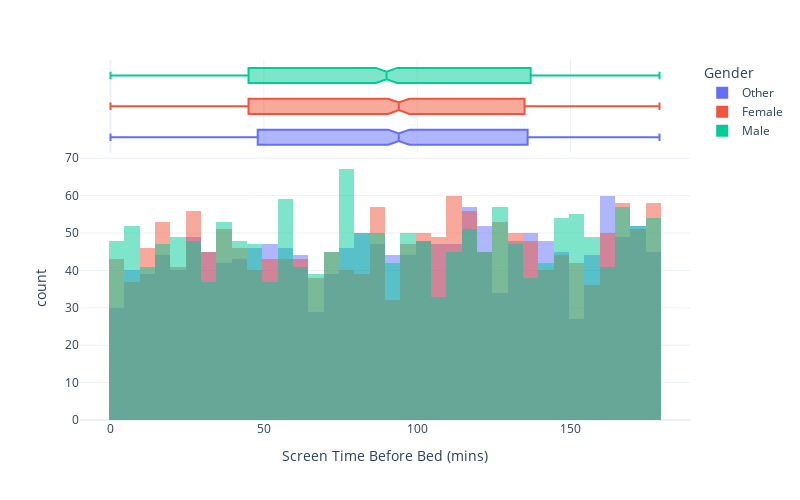

Here is the notebook cell this chart was saved with:
### Markdown cell above
#### Міри варіабельності

Показують наскільки згруповані/розсіяні значення даних відносно середнього.

- **Розмах** - найпростіша міра розкиду, що визначається як різниця між максимальним та мінімальним значеннями у вибірці. Дозволяє виявити аномально великі або аномально малі значення.

- **Дисперсія** - міра відхилення значень випадкової величини від центру розподілу.

![image-7.png](attachment:image-7.png)

Дисперсія **ще більше чутлива** до викидів ніж середнє

- **Стандартне або середньоквадратичне відхилення** - корінь квадратний із дисперсії. Чим менші дисперсія і СКВ, тим менше розкид значень вибірки відносно середнього, тим більше ми можемо довіряти показникам, оскільки вони більш точно будуть описувати генеральну сукупність або вибірку.

![image-9.png](attachment:image-9.png)

- **Коефіцієнт варіації** - статистичний оцінний показник, що характеризує співвідношення середньоквадратичного відхилення та середньої величини значення аналізованого показника. Дозволяє порівняти мінливість ознак (тобто наскільки багато унікальних значень містить у вибірці).

![image-8.png](attachment:image-8.png)

- **Емпіричний квантиль** рівня ![image.png](attachment:image.png) - таке значення, що принаймні ![image-2.png](attachment:image-2.png) елементів вибірки набувають це або менше значення, та, приймні ![image-3.png](attachment:image-3.png) елементів набувають це або більше значення.

Квантилі рівнів 0.25, 0.5, 0.75 називають **квартилями**. Квантиль характеризує положення значень всередині розподілу.

- **Міжквартальний розмаї** (або IQR) - різниця між верхнім та нижнім квартилями:

![image-4.png](attachment:image-4.png)

Міжквартильній розмах більш стійкий до викидів ніж звичайний розмах.

![image-5.png](attachment:image-5.png) ![image-6.png](attachment:image-6.png)

![image-10.png](attachment:image-10.png)

[Почитати про боксплот](https://medium.com/analytics-vidhya/the-box-plot-a-simple-but-informative-visualization-cacc20d9ff25)

### Code cell
import seaborn as sns
import matplotlib.pyplot as plt
import plotly.express as px
import plotly.graph_objects as go
from plotly.subplots import make_subplots
import plotly.offline as pyo
from plotly import tools
import plotly as pltl

boxes = px.histogram(
    data_frame = data,
    x = 'Screen Time Before Bed (mins)',
    color = 'Gender',
    #color_discrete_map = {'Female': '#'},
    marginal = 'box',
    barmode = 'overlay',
    title = ''
)\
.update_layout(
    template = 'plotly_white',
    width = 800,
    height = 500
)\
.update_yaxes(matches = None)\
.for_each_annotation(lambda a: a.update(text = a.text.split("=")[1]))

boxes.show()

### Figure 1 — Plotly figure (JSON) as saved in the notebook; plotly's stock layout.template omitted (floating-point values rounded to 4 significant figures; data arrays with more than 128 entries replaced by an {"elided": "..."} marker saying what was removed)
{"data": [{"alignmentgroup": "True", "bingroup": "x", "hovertemplate": "Gender=Other<br>Screen Time Before Bed (mins)=%{x}<br>count=%{y}<extra></extra>", "legendgroup": "Other", "marker": {"color": "#636efa", "opacity": 0.5, "pattern": {"shape": ""}}, "name": "Other", "offsetgroup": "Other", "orientation": "v", "showlegend": true, "type": "histogram", "x": {"elided": "1607 int values"}, "xaxis": "x", "yaxis": "y"}, {"alignmentgroup": "True", "hovertemplate": "Gender=Other<br>Screen Time Before Bed (mins)=%{x}<extra></extra>", "legendgroup": "Other", "marker": {"color": "#636efa"}, "name": "Other", "notched": true, "offsetgroup": "Other", "showlegend": false, "type": "box", "x": {"elided": "1607 int values"}, "xaxis": "x2", "yaxis": "y2"}, {"alignmentgroup": "True", "bingroup": "x", "hovertemplate": "Gender=Female<br>Screen Time Before Bed (mins)=%{x}<br>count=%{y}<extra></extra>", "legendgroup": "Female", "marker": {"color": "#EF553B", "opacity": 0.5, "pattern": {"shape": ""}}, "name": "Female", "offsetgroup": "Female", "orientation": "v", "showlegend": true, "type": "histogram", "x": {"elided": "1675 int values"}, "xaxis": "x", "yaxis": "y"}, {"alignmentgroup": "True", "hovertemplate": "Gender=Female<br>Screen Time Before Bed (mins)=%{x}<extra></extra>", "legendgroup": "Female", "marker": {"color": "#EF553B"}, "name": "Female", "notched": true, "offsetgroup": "Female", "showlegend": false, "type": "box", "x": {"elided": "1675 int values"}, "xaxis": "x2", "yaxis": "y2"}, {"alignmentgroup": "True", "bingroup": "x", "hovertemplate": "Gender=Male<br>Screen Time Before Bed (mins)=%{x}<br>count=%{y}<extra></extra>", "legendgroup": "Male", "marker": {"color": "#00cc96", "opacity": 0.5, "pattern": {"shape": ""}}, "name": "Male", "offsetgroup": "Male", "orientation": "v", "showlegend": true, "type": "histogram", "x": {"elided": "1718 int values"}, "xaxis": "x", "yaxis": "y"}, {"alignmentgroup": "True", "hovertemplate": "Gender=Male<br>Screen Time Before Bed (mins)=%{x}<extra></extra>", "legendgroup": "Male", "marker": {"color": "#00cc96"}, "name": "Male", "notched": true, "offsetgroup": "Male", "showlegend": false, "type": "box", "x": {"elided": "1718 int values"}, "xaxis": "x2", "yaxis": "y2"}], "layout": {"barmode": "overlay", "height": 500, "legend": {"title": {"text": "Gender"}, "tracegroupgap": 0}, "margin": {"t": 60}, "width": 800, "xaxis": {"anchor": "y", "domain": [0, 1], "title": {"text": "Screen Time Before Bed (mins)"}}, "xaxis2": {"anchor": "y2", "domain": [0, 1], "matches": "x", "showgrid": true, "showticklabels": false}, "yaxis": {"anchor": "x", "domain": [0, 0.7326], "title": {"text": "count"}}, "yaxis2": {"anchor": "x2", "domain": [0.7426, 1], "showgrid": false, "showline": false, "showticklabels": false, "ticks": ""}}}
